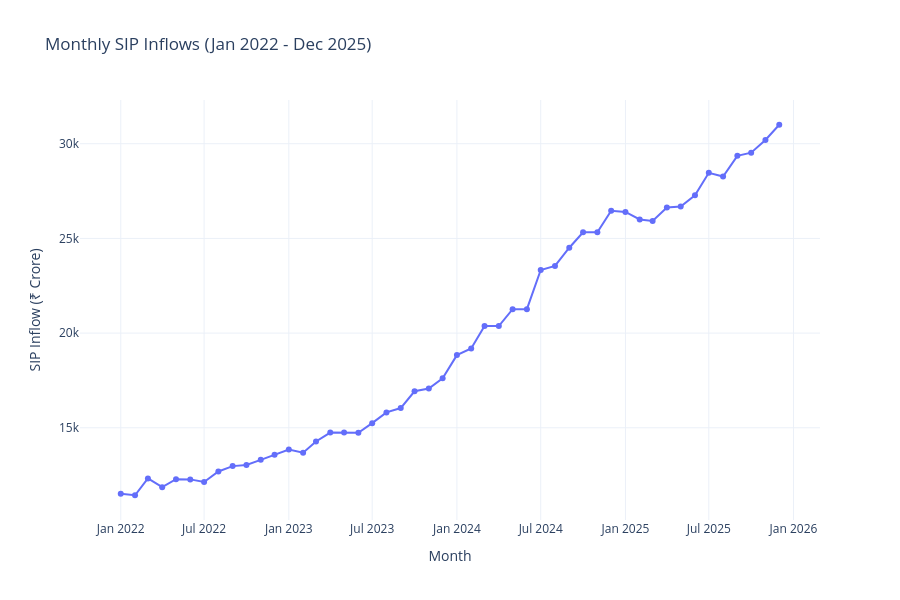

Notebook cell for this chart:
### Code cell
fig = px.line(
    sip,
    x="month",
    y="sip_inflow_crore",
    markers=True,
    title="Monthly SIP Inflows (Jan 2022 - Dec 2025)",
    labels={
        "month": "Month",
        "sip_inflow_crore": "SIP Inflow (₹ Crore)"
    }
)

fig.update_layout(
    template="plotly_white",
    height=600
)

fig.show()
